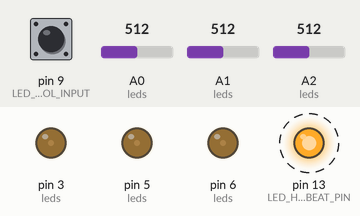
Recording of a sketch running on a simulated Arduino Uno, built with avr-gcc and run on an emulated ATmega328P. On the bench: output pins drawn as LEDs (lit = HIGH). Dashed ring = blinking. Inputs (shaded band) come from the test bench; at power-on: A0 (leds) = 512, A1 (leds) = 512, A2 (leds) = 512, pin 9 (LED_CONTROL_INPUT) HIGH.

Above: at 1.2 s.
1.3 s: A0 (leds) set to 900
At 2.4 s:
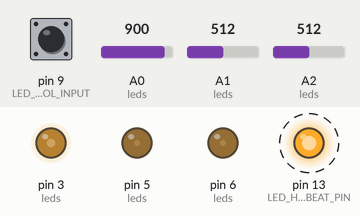
4.3 s: A1 (leds) set to 900
At 5.4 s:
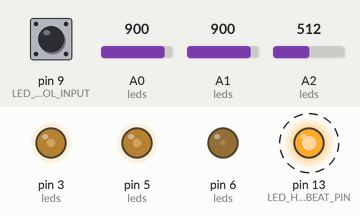
7.3 s: A2 (leds) set to 900
At 8.4 s:
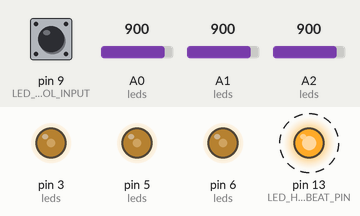
10.3 s: pin 9 (LED_CONTROL_INPUT) pulled LOW for 0.15 s
At 10.37 s:
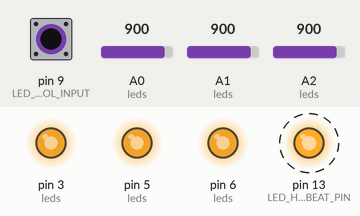
Timing chart, 0 to 14.3 s (numbered marks = the images above; inputs shaded):
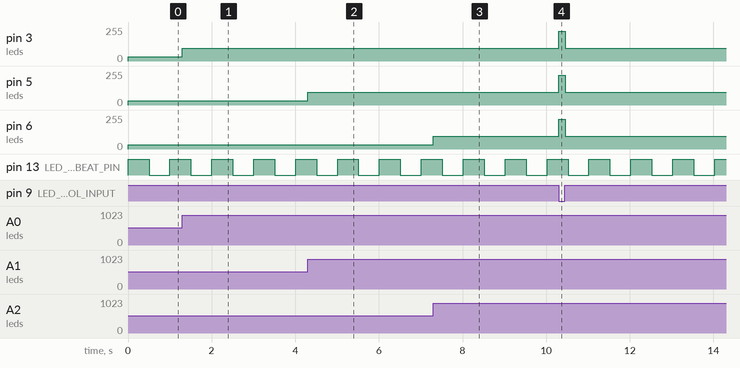

Measured:
- after the input at 1.3 s, pin 3 (leds): 32/255 → 96/255 at once
- after the input at 4.3 s, pin 5 (leds): 32/255 → 96/255 at once
- after the input at 7.3 s, pin 6 (leds): 32/255 → 96/255 at once
- after the input at 10.3 s, pin 3 (leds), pin 5 (leds), pin 6 (leds): 96/255 → 224/255 at once, → 96/255 0.15 s later
- by itself, pin 13 (LED_HEARTBEAT_PIN): alternates HIGH for 0.50 s and LOW for 0.50 s

The sketch:

led_pots.ino
```cpp
// (licence header left out)
#define TRUE              1
#define FALSE             0


#define LED_CONTROL_INPUT 9     // if low, use a linear pot input to LED brightness

#define LED_MAX_BRIGHTNESS 255


#define LED_PORT_RED      3
#define LED_PORT_GREEN    5
#define LED_PORT_BLUE     6

#define POT_PORT_RED      A0
#define POT_PORT_GREEN    A1
#define POT_PORT_BLUE     A2


#define ADC_BITS          10    //a2d resolution - 10 works on all architectures


#define LED_HEARTBEAT_PIN 13    // Most Ardino boards have a built-in LED on pin 13
                                // we're using it as a heartbeat indicator so you can tell
                                // board is running if you have very long periods times and
                                // the LED outputs are off because of where they are in their period

#define HEARTBEAT_PERIOD   500  // in milliseconds - on or off time - on 1/2 second - off 1/2 second


typedef struct {
  int   ledPort;
  int   potPort;
} LED_POT;

LED_POT leds[] = {

  LED_PORT_RED,   POT_PORT_RED,
  LED_PORT_GREEN, POT_PORT_GREEN,
  LED_PORT_BLUE,  POT_PORT_BLUE,
  0,              0
  };


unsigned char curve[] = {

// organized from dim to bright values - traversed appropriately in the bright and dim cycles
//
// generated from a spreadsheet using the log() function but could be any set of arbitrary values including
// non-linear or repeating values

// minimally populated log curve - little choppy in the bottom end
//
//    0,   1,   2,   2,   3,   4,   5,   6,   7,   8,
//    8,   9,  10,  11,  12,  13,  14,  15,  16,  17,
//   18,  19,  20,  21,  22,  23,  24,  25,  26,  28,  29,
//   30,  31,  33,  34,  36,  37,  39,  40,  42,  43,
//   45,  47,  48,  50,  52,  54,  56,  58,  60,  63,
//   65,  67,  70,  72,  75,  78,  81,  84,  88,  91,
//   95,  99, 104, 108, 113, 119, 125, 132, 140, 149,
//  160, 173, 190, 214, 238, 255

// fully populated log curve (255 entries)

   0,   0,   0,   1,   1,   1,   1,   1,
   1,   2,   2,   2,   2,   2,   3,   3,
   3,   3,   3,   4,   4,   4,   4,   4,
   5,   5,   5,   5,   5,   6,   6,   6,
   6,   6,   7,   7,   7,   7,   7,   8,
   8,   8,   8,   8,   9,   9,   9,   9,
  10,  10,  10,  10,  10,  11,  11,  11,
  11,  12,  12,  12,  12,  13,  13,  13,
  13,  14,  14,  14,  14,  15,  15,  15,
  15,  16,  16,  16,  16,  17,  17,  17,
  17,  18,  18,  18,  18,  19,  19,  19,
  19,  20,  20,  20,  21,  21,  21,  21,
  22,  22,  22,  23,  23,  23,  24,  24,
  24,  24,  25,  25,  25,  26,  26,  26,
  27,  27,  27,  28,  28,  28,  29,  29,
  29,  30,  30,  30,  31,  31,  31,  32,
  32,  32,  33,  33,  34,  34,  34,  35,
  35,  35,  36,  36,  37,  37,  37,  38,
  38,  39,  39,  40,  40,  40,  41,  41,
  42,  42,  43,  43,  44,  44,  44,  45,
  45,  46,  46,  47,  47,  48,  48,  49,
  49,  50,  51,  51,  52,  52,  53,  53,
  54,  55,  55,  56,  56,  57,  58,  58,
  59,  59,  60,  61,  62,  62,  63,  64,
  64,  65,  66,  67,  67,  68,  69,  70,
  71,  71,  72,  73,  74,  75,  76,  77,
  78,  79,  80,  81,  82,  83,  84,  85,
  86,  88,  89,  90,  91,  93,  94,  96,
  97,  98, 100, 102, 103, 105, 107, 109,
 111, 113, 115, 117, 120, 122, 125, 127,
 130, 134, 137, 141, 145, 149, 154, 159,
 165, 173, 181, 191, 204, 223, 255

};


#define CURVE_STEPS     (sizeof(curve)/sizeof(curve[0]))  // dynamically adjusts to the number of entries in the curve


int MaxPotInput;        // most Arduinos are 10-bit A2D but if we will be running on a platform with more, we can adjust
                        // For Due and Zero platforms


void setup() {

int i;

  MaxPotInput = pow(2, ADC_BITS) - 1;        // maximum a2d input value

  for (i = 0 ; leds[i].ledPort != 0 ; i++) {
    pinMode(leds[i].ledPort, OUTPUT);
    analogWrite(leds[i].ledPort, 0);           // start with LEDs at minimum

    pinMode(leds[i].potPort, INPUT);
    digitalWrite(leds[i].potPort, LOW);        // no pull up resistors enabled
  }

  analogReference(DEFAULT);                    // VCC (5V or 3.3V as appropriate)

  // analogReadResolution(ADC_BITS);           // set resolution - uncomment for Due or Zero platforms


  pinMode(LED_HEARTBEAT_PIN, OUTPUT);
  digitalWrite(LED_HEARTBEAT_PIN, HIGH);

  pinMode(LED_CONTROL_INPUT, INPUT_PULLUP);    // if this port is pulled low, linear pot -> LED mapping
}


void loop() {

int now, oldNow = millis();
int i, inputVal, curveIndex;
int heartbeat, heartbeatCount;

  heartbeat      = TRUE;
  heartbeatCount = 0;
  now            = 0;

  while (TRUE) {

   now = millis();

   // run through the LED table and read the corresponding analog potentiometer port,
   // do a mapping or lookup in the curve[] table, and set the corresponding LED PWM
   // rate appropriately

   for (i = 0 ; leds[i].ledPort != 0 ; i++) {

    inputVal = analogRead(leds[i].potPort);

    if ( ! digitalRead(LED_CONTROL_INPUT)) {         // map pot input directly to a LED PWM value if low

      analogWrite(leds[i].ledPort, (int)((float)inputVal / (float)MaxPotInput * LED_MAX_BRIGHTNESS));

    } else {                               // use brightness curve table

      curveIndex = (float)inputVal / (float)MaxPotInput * (CURVE_STEPS-1);

      analogWrite(leds[i].ledPort, curve[curveIndex]);
    }
  }

  // handle the heartbeat LED - on/off as per defined cycle at a 50% duty cycle so you know it's still running

  heartbeatCount += now - oldNow;               // get the time elapsed since the last go around

  if (heartbeatCount > HEARTBEAT_PERIOD) {      // time to update the heartbeat LED?
    if (heartbeat) {                            // toggle it
      digitalWrite(LED_HEARTBEAT_PIN, LOW);
      heartbeat = FALSE;
    } else {
      digitalWrite(LED_HEARTBEAT_PIN, HIGH);
      heartbeat = TRUE;
    }
    heartbeatCount = 0;
  }

  oldNow = now;                                 // save the current "now" tick count

  }
}
```
